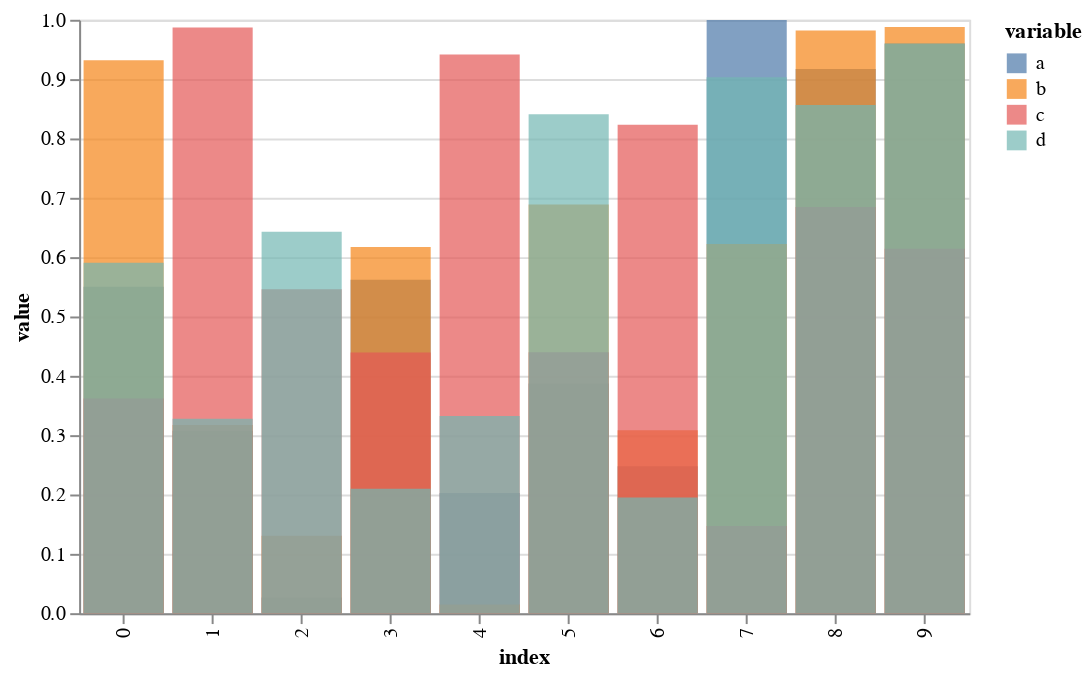

The cell this chart's notebook holds for it:
### Code cell
df2 = pd.DataFrame(np.random.rand(10, 4), columns=['a', 'b', 'c', 'd'])
df2.vgplot.bar()

### Figure 1 — Vega-Lite specification as saved in the notebook (floating-point values rounded to 4 significant figures)
{"$schema": "https://vega.github.io/schema/vega-lite/v2.4.3.json", "config": {"view": {"height": 300, "width": 400}}, "data": {"values": [{"index": 0, "value": 0.5502, "variable": "a"}, {"index": 1, "value": 0.3074, "variable": "a"}, {"index": 2, "value": 0.02629, "variable": "a"}, {"index": 3, "value": 0.5619, "variable": "a"}, {"index": 4, "value": 0.2027, "variable": "a"}, {"index": 5, "value": 0.3869, "variable": "a"}, {"index": 6, "value": 0.2476, "variable": "a"}, {"index": 7, "value": 0.9996, "variable": "a"}, {"index": 8, "value": 0.9169, "variable": "a"}, {"index": 9, "value": 0.9599, "variable": "a"}, {"index": 0, "value": 0.9319, "variable": "b"}, {"index": 1, "value": 0.317, "variable": "b"}, {"index": 2, "value": 0.1304, "variable": "b"}, {"index": 3, "value": 0.6173, "variable": "b"}, {"index": 4, "value": 0.01471, "variable": "b"}, {"index": 5, "value": 0.6886, "variable": "b"}, {"index": 6, "value": 0.3081, "variable": "b"}, {"index": 7, "value": 0.622, "variable": "b"}, {"index": 8, "value": 0.9821, "variable": "b"}, {"index": 9, "value": 0.9876, "variable": "b"}, {"index": 0, "value": 0.3617, "variable": "c"}, {"index": 1, "value": 0.987, "variable": "c"}, {"index": 2, "value": 0.5457, "variable": "c"}, {"index": 3, "value": 0.4394, "variable": "c"}, {"index": 4, "value": 0.9414, "variable": "c"}, {"index": 5, "value": 0.4398, "variable": "c"}, {"index": 6, "value": 0.8232, "variable": "c"}, {"index": 7, "value": 0.1469, "variable": "c"}, {"index": 8, "value": 0.6843, "variable": "c"}, {"index": 9, "value": 0.6141, "variable": "c"}, {"index": 0, "value": 0.5906, "variable": "d"}, {"index": 1, "value": 0.3276, "variable": "d"}, {"index": 2, "value": 0.6426, "variable": "d"}, {"index": 3, "value": 0.2096, "variable": "d"}, {"index": 4, "value": 0.3322, "variable": "d"}, {"index": 5, "value": 0.8408, "variable": "d"}, {"index": 6, "value": 0.1948, "variable": "d"}, {"index": 7, "value": 0.9032, "variable": "d"}, {"index": 8, "value": 0.8562, "variable": "d"}, {"index": 9, "value": 0.9602, "variable": "d"}]}, "encoding": {"color": {"field": "variable", "type": "nominal"}, "opacity": {"value": 0.7}, "x": {"field": "index", "type": "ordinal"}, "y": {"field": "value", "stack": null, "type": "quantitative"}}, "height": 300, "mark": "bar", "title": "", "width": 450}
